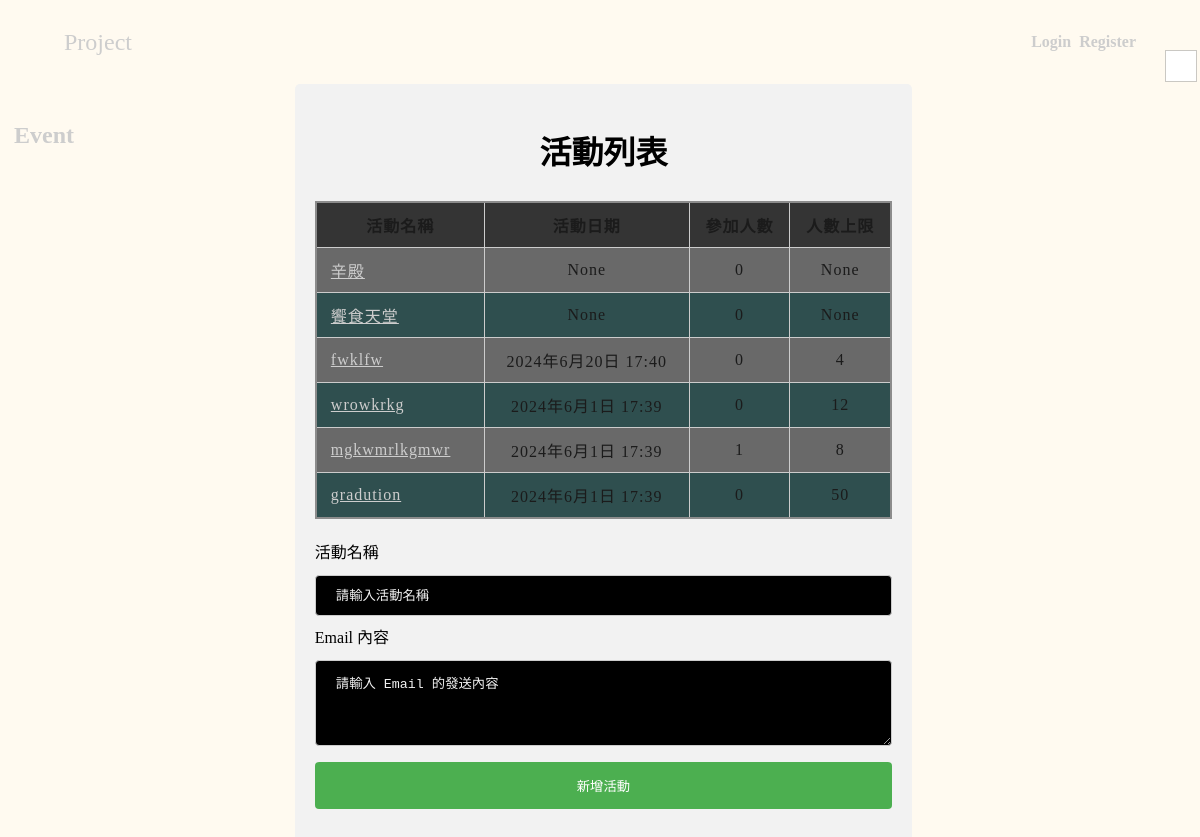
/eventPage, run on the app's committed database.
### manage_system/models.py (models this page shows, shortened)
class Event(models.Model):
    eventName = models.CharField(max_length=150)
    eventDateTime = models.DateTimeField(null=True)
    createUser = models.ForeignKey(User, null=True, blank=True, on_delete=models.SET_NULL, related_name = 'createdEvents')
    joinedUsers = models.ManyToManyField(User, related_name='joinedEvents', blank=True)
    max_limit = models.PositiveIntegerField(null=True)
    createDate = models.DateTimeField(auto_now_add=True)
    sheetId = models.CharField(max_length=150, null=True)
    draftId = models.CharField(max_length=150, null=True)
    class Meta:
        ordering=('-createDate',)

### manage_system/views.py (the view)
# urls.py: path("eventPage", eventPage),
def eventPage(request):
    try:
        event_name = request.GET['event-name']
        sheet_id, draft_id = initializeEventSetting(event_name)
    except:
        event_name, sheetId, draftId = None, None, None
        print("The event is not created because the corresponding sheet and draft cannot be found.")
    if event_name != None:
        Event.objects.create(eventName=event_name, sheetId=sheet_id, draftId=draft_id)
    events = Event.objects.all()
    return render(request, 'eventPage.html', locals())

### templates/eventPage.html
{% extends "base.html" %}
{% load static %}
{% block extra-css %}
  <link rel="stylesheet" href="{% static "css/eventPage/light.css" %}"/>
  <link rel="stylesheet" href="{% static "css/eventPage/dark.css" %}" id="darkTheme" disabled/>
{% endblock %}
{% block main-wrapper %}
<div class="main-content">
  <header><h1>活動列表</h1></header>
  <section id="events-list">
    <table>
      <thead>
        <tr>
          <th>活動名稱</th>
          <th>活動日期</th>
          <th>參加人數</th>
          <th>人數上限</th>
        </tr>
      </thead>
      <tbody>
        {% for event in events %}
        <tr>
          <td id="event-name"><a href="/participantPage/{{event.eventName}}">{{ event.eventName }}</a></td>
          <td>{{ event.eventDateTime }}</td>
          <td>{{ event.joinedUsers.count }}</td>
          <td>{{ event.max_limit }}</td>
        </tr>
        {% endfor %}
      </tbody>
    </table>
  </section>
  <section id="new-event">
    <form action="/eventPage" method="get">
      <label for="event-name">活動名稱</label>
      <br />
      <input
        type="text"
        id="event-name"
        name="event-name"
        placeholder="請輸入活動名稱"
        value=""
      />
      <br />
      <label for="email-text">Email 內容</label>
      <br />
      <textarea
        id="email-text"
        rows="4"
        cols="50"
        placeholder="請輸入 Email 的發送內容"
      ></textarea>
      <input type="submit" value="新增活動" />
    </form>
  </section>
</div>
{% endblock %}

### static/css/base/light.css (style rules this page uses)
html { background-color: #FFFAF0; color: #1b1b1b; line-height: 1.75; }
a { color: #cdcdcd; padding: 0.25rem; text-decoration: none; }
.main-content a { color: #cdcdcd; padding: 0.25rem; text-decoration: underline; }
body { height: 90%; margin: 0; }
table { border-collapse: collapse; border: 2px solid rgb(140 140 140); font-size: 1rem; letter-spacing: 1px; background-color: #343434; }
th, td { border: 1px solid rgb(160 160 160); padding: 0.5rem 0.75rem; text-align: center; }
.main-content { padding-top: 3rem; padding-bottom: 3rem; }

### static/css/eventPage/light.css (style rules this page uses)
h1 { text-align: center; margin-bottom: 20px; }
div.main-content { border-radius: 5px; background-color: #f2f2f2; padding: 20px; }
header, label { color: black; }
input[type="text"], textarea { width: 100%; color: white; background-color: black; padding: 12px 20px; margin: 8px 0; display: inline-block; border: 1px solid #ccc; border-radius: 4px; box-sizing: border-box; }
input[type="submit"] { width: 100%; background-color: #4caf50; color: white; padding: 14px 20px; margin: 8px 0; border: none; border-radius: 4px; cursor: pointer; }
input[type="text"]::placeholder, textarea::placeholder { color: #f2f2f2; }
table { width: 100%; border-collapse: collapse; margin: 20px 0; }
th, td { padding: 10px; border: 1px solid #ccc; text-align: center; }
td#event-name { text-align: left; }
tbody tr:nth-child(odd) { background-color: DimGrey; }
tbody tr:nth-child(even) { background-color: DarkSlateGrey; }

### data on the page
Event: eventName "辛殿", eventDateTime "None", joinedUsers.count "0", max_limit "None"
Event: eventName "饗食天堂", eventDateTime "None", joinedUsers.count "0", max_limit "None"
Event: eventName "fwklfw", eventDateTime "2024年6月20日 17:40", joinedUsers.count "0", max_limit "4"
Event: eventName "wrowkrkg", eventDateTime "2024年6月1日 17:39", joinedUsers.count "0", max_limit "12"
Event: eventName "mgkwmrlkgmwr", eventDateTime "2024年6月1日 17:39", joinedUsers.count "1", max_limit "8"
Event: eventName "gradution", eventDateTime "2024年6月1日 17:39", joinedUsers.count "0", max_limit "50"
